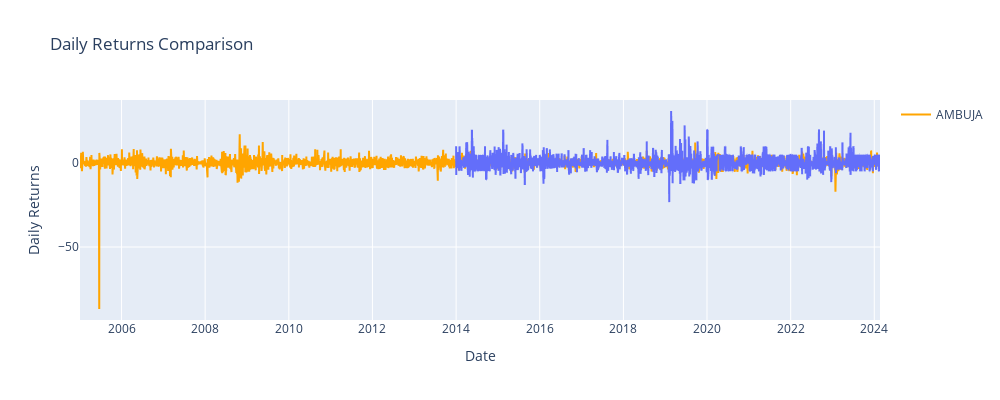

Source (notebook cell):
### Code cell
import plotly.express as px

# Assuming `df_suzlon` and `df_ambuja` are your DataFrames
fig = px.line(df_suzlon, x=df_suzlon.index, y='return', labels={'return': 'SUZLON'}, line_shape='linear', title='Daily Returns Comparison')
fig.add_scatter(x=df_ambuja.index, y=df_ambuja['return'], mode='lines', name='AMBUJA', line=dict(color='orange'))

# Add labels to axes
fig.update_xaxes(title_text='Date')
fig.update_yaxes(title_text='Daily Returns'
                )
fig.update_layout(width=1000,
                height=400)

# Show the figure
fig.show()

### Figure 1 — Plotly figure (JSON) as saved in the notebook; plotly's stock layout.template omitted (floating-point values rounded to 4 significant figures; data arrays with more than 128 entries replaced by an {"elided": "..."} marker saying what was removed)
{"data": [{"hovertemplate": "Date=%{x}<br>SUZLON=%{y}<extra></extra>", "legendgroup": "", "line": {"color": "#636efa", "dash": "solid", "shape": "linear"}, "marker": {"symbol": "circle"}, "mode": "lines", "name": "", "showlegend": false, "type": "scattergl", "x": {"elided": "2500 str values"}, "xaxis": "x", "y": {"elided": "2500 float values"}, "yaxis": "y"}, {"line": {"color": "orange"}, "mode": "lines", "name": "AMBUJA", "type": "scatter", "x": {"elided": "4716 str values"}, "y": {"elided": "4716 float values"}}], "layout": {"height": 400, "legend": {"tracegroupgap": 0}, "title": {"text": "Daily Returns Comparison"}, "width": 1000, "xaxis": {"anchor": "y", "autorange": true, "domain": [0, 1], "range": ["2005-01-03", "2024-02-20"], "title": {"text": "Date"}, "type": "date"}, "yaxis": {"anchor": "x", "autorange": true, "domain": [0, 1], "range": [-93.4, 37.47], "title": {"text": "Daily Returns"}, "type": "linear"}}}
